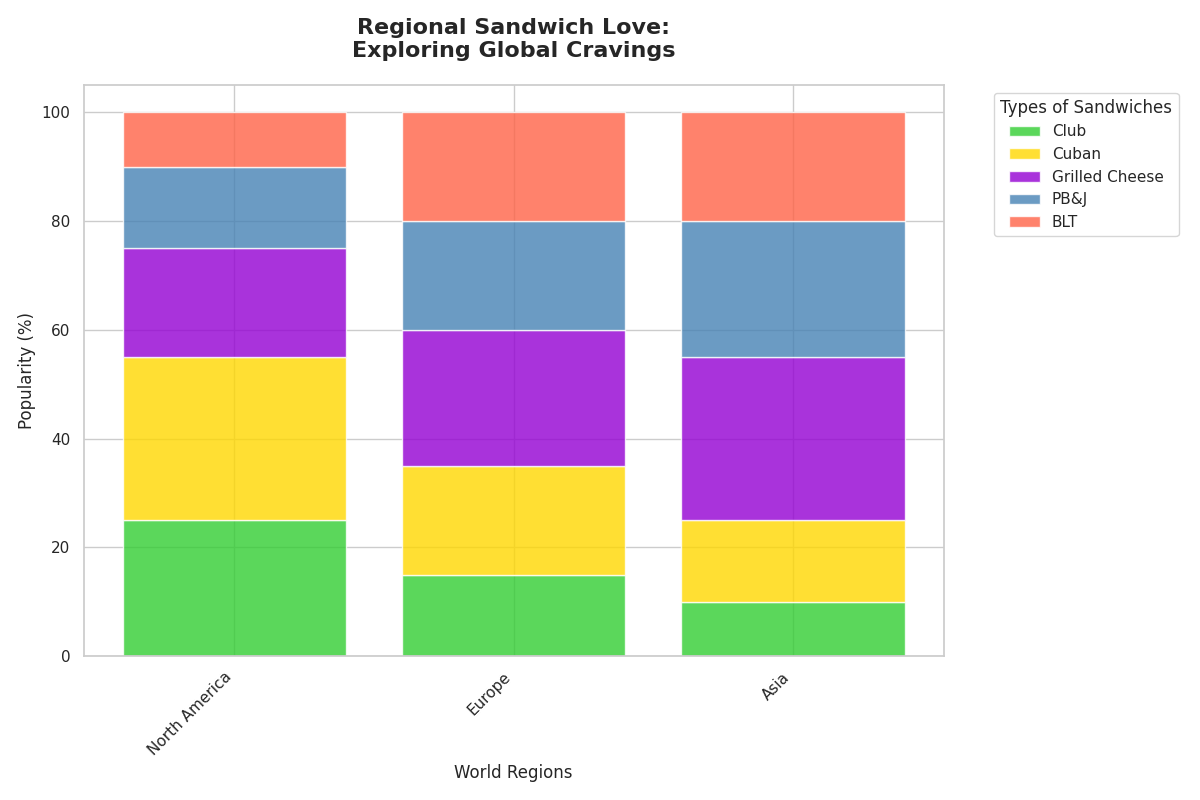

This chart was generated by the following Python code:
import matplotlib.pyplot as plt
import numpy as np

regions = ['North America', 'Europe', 'Asia']
sandwich_types = ['Club', 'Cuban', 'Grilled Cheese', 'PB&J', 'BLT']

popularity = np.array([
    [25, 30, 20, 15, 10],
    [15, 20, 25, 20, 20],
    [10, 15, 30, 25, 20]
])

colors = ['#32CD32', '#FFD700', '#9400D3', '#4682B4', '#FF6347']

fig, ax = plt.subplots(figsize=(12, 8))

bottom = np.zeros(len(regions))

for idx, (sandwich, color) in enumerate(zip(sandwich_types, colors)):
    ax.bar(regions, popularity[:, idx], bottom=bottom, color=color, label=sandwich, alpha=0.8)
    bottom += popularity[:, idx]

ax.set_title("Regional Sandwich Love:\nExploring Global Cravings", fontsize=16, weight='bold', pad=20)
ax.set_ylabel("Popularity (%)", fontsize=12)
ax.set_xlabel("World Regions", fontsize=12)

plt.xticks(rotation=45, ha='right')
ax.legend(title="Types of Sandwiches", bbox_to_anchor=(1.05, 1), loc='upper left')

plt.tight_layout()
plt.show()
